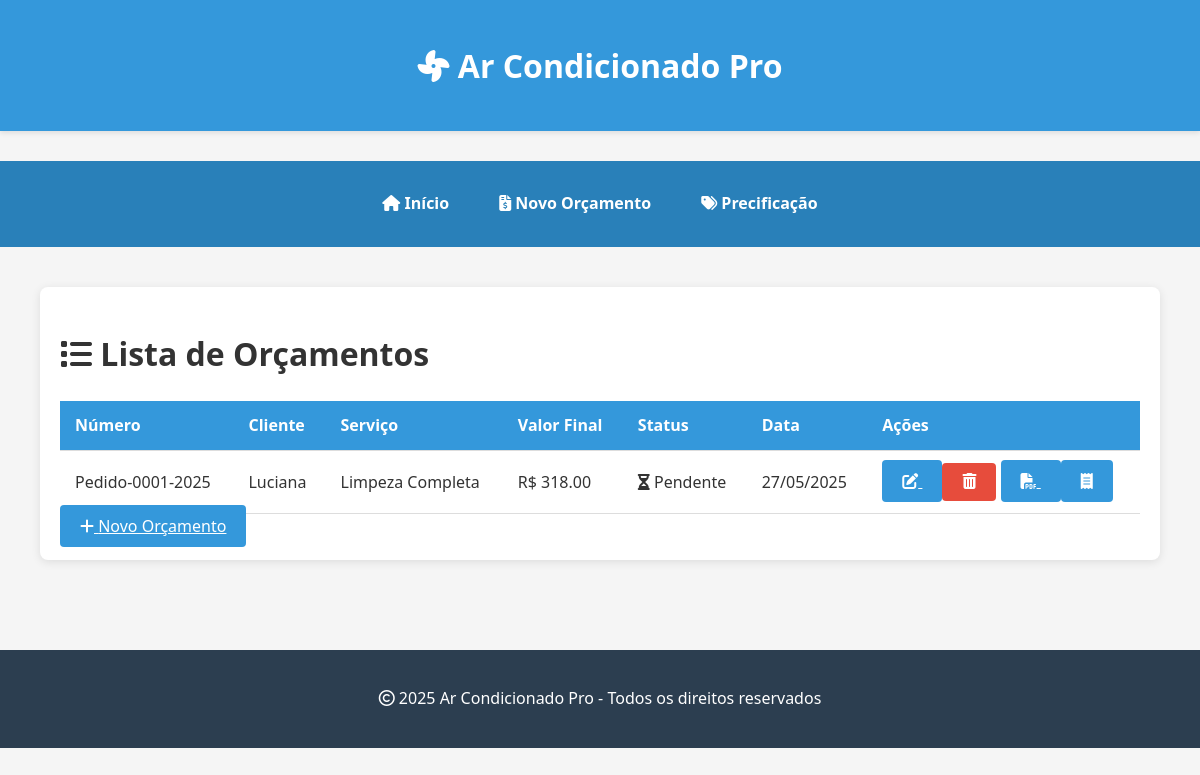
/lista_orcamentos, run on an earlier commit of the app's database.
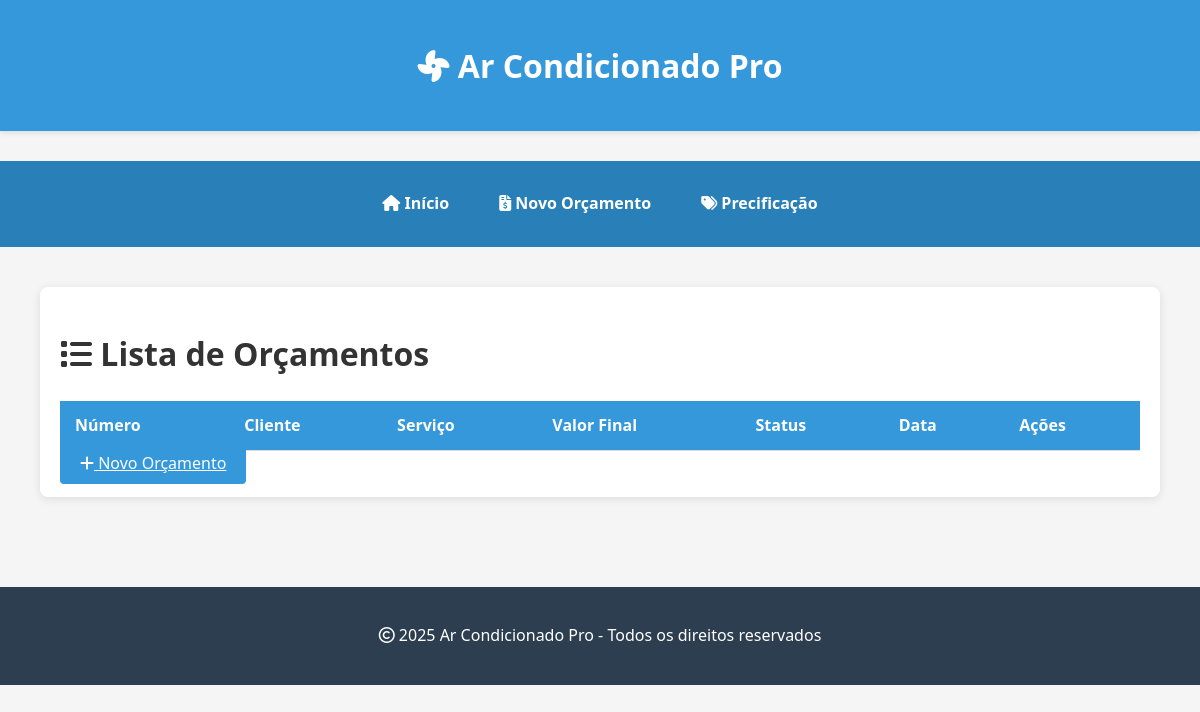
And on a later commit of the database.
### app.py (models this page shows)
class Orcamento(db.Model):
    id = db.Column(db.Integer, primary_key=True)
    numero = db.Column(db.String(20), unique=True)
    cliente_nome = db.Column(db.String(100))
    cliente_telefone = db.Column(db.String(20))
    cliente_email = db.Column(db.String(100))
    servico = db.Column(db.String(100))
    valor_base = db.Column(db.Float)
    desconto = db.Column(db.Float)
    valor_final = db.Column(db.Float)
    forma_pagamento = db.Column(db.String(50))
    taxa_cartao = db.Column(db.Float, default=0.0)
    taxa_maquina = db.Column(db.Float, default=0.0)
    parcelas = db.Column(db.Integer, default=1)
    status = db.Column(db.String(20), default='pendente')
    data_criacao = db.Column(db.DateTime, default=datetime.utcnow)
    validade_dias = db.Column(db.Integer, default=7)
    observacoes = db.Column(db.Text)
    recibo_id = db.Column(db.Integer, db.ForeignKey('recibo.id'))
    recibo = db.relationship('Recibo', backref='orcamento', uselist=False)

### app.py (the view)
@app.route('/lista_orcamentos')
def lista_orcamentos():
    orcamentos = Orcamento.query.order_by(Orcamento.data_criacao.desc()).all()
    return render_template('lista_orcamentos.html', orcamentos=orcamentos)

### templates/lista_orcamentos.html (shortened to what this page needs)
{% extends "base.html" %}
{% block content %}
<div class="container">
    <div class="card">
        <h1><i class="fas fa-list"></i> Lista de Orçamentos</h1>
        <div class="table-responsive">
            <table class="table table-striped">
                <thead>
                    <tr>
                        <th>Número</th>
                        <th>Cliente</th>
                        <th>Serviço</th>
                        <th>Valor Final</th>
                        <th>Status</th>
                        <th>Data</th>
                        <th>Ações</th>
                    </tr>
                </thead>
                <tbody>
                    {% for orcamento in orcamentos %}
                    <tr>
                        <td>{{ orcamento.numero }}</td>
                        <td>{{ orcamento.cliente_nome }}</td>
                        <td>{{ orcamento.servico }}</td>
                        <td>R$ {{ "%.2f"|format(orcamento.valor_final) }}</td>
                        <td>
                            {% if orcamento.status == 'pendente' %}
                                <span class="badge badge-warning"><i class="fas fa-hourglass-half"></i> Pendente</span>
                            {% elif orcamento.status == 'aprovado' %}
                                <span class="badge badge-success"><i class="fas fa-check-circle"></i> Aprovado</span>
                            {% elif orcamento.status == 'rejeitado' %}
                                <span class="badge badge-danger"><i class="fas fa-times-circle"></i> Rejeitado</span>
                            {% elif orcamento.status == 'em_andamento' %}
                                <span class="badge badge-info"><i class="fas fa-spinner"></i> Em Andamento</span>
                            {% elif orcamento.status == 'concluido' %}
                                <span class="badge badge-success"><i class="fas fa-check-double"></i> Concluído</span>
                            {% elif orcamento.status == 'cancelado' %}
                                <span class="badge badge-secondary"><i class="fas fa-ban"></i> Cancelado</span>
                            {% endif %}
                        </td>
                        <td>{{ orcamento.data_criacao.strftime('%d/%m/%Y') }}</td>
                       <td>
                            <a href="{{ url_for('editar_orcamento', id=orcamento.id) }}" class="btn btn-sm btn-primary" title="Editar">
                                <i class="fas fa-edit"></i>
                            </a>
                            <button onclick="excluirOrcamento({{ orcamento.id }})" class="btn btn-sm btn-danger ms-1" title="Excluir">
                                <i class="fas fa-trash-alt"></i>
                            </button>
                            <a href="{{ url_for('gerar_pdf_orcamento', id=orcamento.id) }}" class="btn btn-sm btn-info ms-1" title="Gerar PDF" target="_blank" rel="noopener">
                                <i class="fas fa-file-pdf"></i>
                            </a>
                            <a href="{{ url_for('recibo', id=orcamento.id) }}" class="btn btn-sm btn-secondary ms-1" title="Gerar Recibo" target="_blank" rel="noopener">
                                <i class="fas fa-receipt"></i>
                            </a>
                        </td>
                    </tr>
                    {% endfor %}
                </tbody>
            </table>
        </div>
        <a href="{{ url_for('orcamento') }}" class="btn btn-success mt-3">
            <i class="fas fa-plus"></i> Novo Orçamento
        </a>
    </div>
</div>
{% endblock %}

### templates/base.html (shortened to what this page needs)
<!DOCTYPE html>
<html lang="pt-BR">
<head>
    <link rel="stylesheet" href="https://cdnjs.cloudflare.com/ajax/libs/font-awesome/6.4.0/css/all.min.css">
    <link rel="stylesheet" href="{{ url_for('static', filename='style.css') }}">
</head>
<body>
    <header>
        <div class="container">
            <h1><i class="fas fa-fan"></i> Ar Condicionado Pro</h1>
        </div>
    </header>
    <nav>
        <div class="container">
            <ul>
                <li><a href="{{ url_for('index') }}"><i class="fas fa-home"></i> Início</a></li>
                <li><a href="{{ url_for('orcamento') }}"><i class="fas fa-file-invoice-dollar"></i> Novo Orçamento</a></li>
                <li><a href="{{ url_for('precificacao') }}"><i class="fas fa-tags"></i> Precificação</a></li>
            </ul>
        </div>
    </nav>
    <main class="container">
        {% block content %}{% endblock %}
    </main>
    <footer style="text-align: center; padding: 20px; margin-top: 30px; background-color: var(--dark-color); color: white;">
        <p><i class="far fa-copyright"></i> 2025 Ar Condicionado Pro - Todos os direitos reservados</p>
    </footer>
</body>
</html>

### static/style.css (style rules this page uses)
:root { --primary-color: #3498db; --secondary-color: #2980b9; --accent-color: #e74c3c; --light-color: #ecf0f1; --dark-color: #2c3e50; --success-color: #2ecc71; }
body { font-family: 'Segoe UI', Tahoma, Geneva, Verdana, sans-serif; line-height: 1.6; color: #333; background-color: #f5f5f5; margin: 0; padding: 0; }
.container { max-width: 1200px; margin: 0 auto; padding: 20px; }
header { background-color: var(--primary-color); color: white; padding: 20px 0; margin-bottom: 30px; box-shadow: 0 2px 5px rgba(0,0,0,0.1); }
header h1 { margin: 0; text-align: center; }
nav { background-color: var(--secondary-color); padding: 10px 0; }
nav ul { list-style: none; padding: 0; margin: 0; display: flex; justify-content: center; }
nav ul li { margin: 0 15px; }
nav ul li a { color: white; text-decoration: none; font-weight: bold; padding: 5px 10px; border-radius: 4px; transition: background-color 0.3s; }
.card { background: white; border-radius: 8px; box-shadow: 0 2px 10px rgba(0,0,0,0.1); padding: 20px; margin-bottom: 20px; }
.btn { background-color: var(--primary-color); color: white; border: none; padding: 10px 20px; border-radius: 4px; cursor: pointer; font-size: 16px; transition: background-color 0.3s; }
table { width: 100%; border-collapse: collapse; margin-top: 20px; }
th, td { padding: 12px 15px; text-align: left; border-bottom: 1px solid #ddd; }
th { background-color: var(--primary-color); color: white; }

What changed in the data, as far as the page shows it:
removed Orcamento: numero "Pedido-0001-2025", cliente_nome "Luciana", servico "Limpeza Completa", valor_final "318.00", status "pendente" (drawn), data_criacao "27/05/2025"
